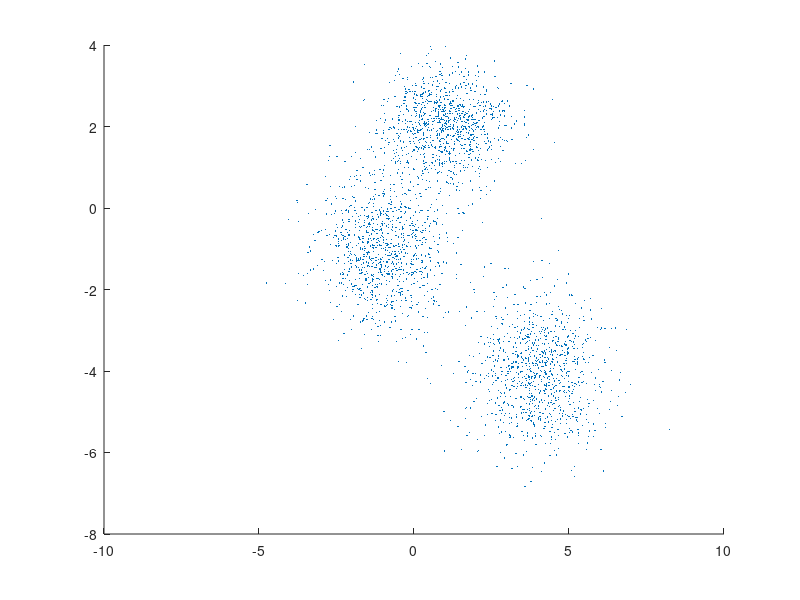

The MATLAB script that drew this image: (Note: this script raises an error after producing the figure.)
% 程序使用em算法,建立二维混合高斯模型
% 程序中Psi对应二维高斯函数，其中的(x-μ)与其转置的顺序与上述提到的高斯函数不同，这样是为了保证矩阵可乘性，不影响结果.
% Gamma为隐变量值矩阵，Gamma(i,j)代表第i个样本属于第j个模型的概率。
% Mu为期望，Sigma为协方差矩阵
% LM???
% Pi为各模型的权值系数
% 产生2个二维正态数据
MU1 = [1 2];
SIGMA1 = [1 0; 0 0.5];
MU2 = [-1 -1];
SIGMA2 = [1 0; 0 1];
MU3 = [4 -4];
SIGMA3 = [1 0; 0 1];
% 生成1000行2列(默认)均值为mu标准差为sigma的正态分布随机数
X = [mvnrnd(MU1, SIGMA1, 1000);mvnrnd(MU2, SIGMA2, 1000);mvnrnd(MU3, SIGMA3, 1000)];
% 显示样本点
figure(1);
scatter(X(:,1),X(:,2),10,'.');
% ====================
K=3;
[N,D]=size(X);
Gamma=zeros(N,K);
Psi=zeros(N,K);
Mu=zeros(K,D);
% LM=zeros(K,D);
Sigma =zeros(D, D, K);
Pi=zeros(1,K);
% 选择随机的K个样本点作为期望迭代初值
for k=1:K
    if k==1
        range_start =1;
    else
        range_start =(k-1)*int32(N/k);
    end
    range_end = (k)*int32(N/K);
    Mu(k,:)=X(randi([range_start range_end],1,1),:);
end
% 所有数据的协方差作为协方差初值
for k=1:K
    Pi(k)=1/K;
    Sigma(:, :, k)=cov(X);
end
LMu=Mu;
LSigma=Sigma;
LPi=Pi;

while true
    % Estimation Step
    for k = 1:K
        Y = X - repmat(Mu(k,:),N,1);
        Psi(:,k) = (2*pi)^(-D/2)*det(Sigma(:,:,k))^(-1/2)*diag(exp(-1/2*Y/(Sigma(:,:,k))*(Y')));      %Psi第一列代表第一个高斯分布对所有数据的取值
    end
    Gamma_SUM=zeros(D,D);
    for j = 1:N
        for k=1:K
            Gamma(j,k) = Pi(1,k)*Psi(j,k)/sum(Psi(j,:)*Pi');                                               %Psi的第一行分别代表两个高斯分布对第一个数据的取值
        end
    end
    % Maximization Step
    for k = 1:K
        % update Mu
        Mu_SUM= zeros(1,D);
        for j=1:N
            Mu_SUM=Mu_SUM+Gamma(j,k)*X(j,:);
        end
        Mu(k,:)= Mu_SUM/sum(Gamma(:,k));
        % update Sigma
        Sigma_SUM= zeros(D,D);
        for j = 1:N
            Sigma_SUM = Sigma_SUM+ Gamma(j,k)*(X(j,:)-Mu(k,:))'*(X(j,:)-Mu(k,:));
        end
        Sigma(:,:,k)= Sigma_SUM/sum(Gamma(:,k));
        % update Pi
        Pi_SUM=0;
        for j=1:N
            Pi_SUM=Pi_SUM+Gamma(j,k);
        end
        Pi(1,k)=Pi_SUM/N;
    end
    
    R_Mu=sum(sum(abs(LMu- Mu)));
    R_Sigma=sum(sum(abs(LSigma- Sigma)));
    R_Pi=sum(sum(abs(LPi- Pi)));
    R=R_Mu+R_Sigma+R_Pi;
    
    obj=gmdistribution(Mu,Sigma);
%     figure,h = ezmesh(@(x,y)pdf(obj,[x,y]),[-8 6], [-8 6]);
    figure(2);
    ezmesh(@(x,y)pdf(obj,[x,y]),[-8 6], [-8 6]);
    
    if ( R<1e-10)
        disp('期望');
        disp(Mu);
        disp('协方差矩阵');
        disp(Sigma);
        disp('权值系数');
        disp(Pi);
%         obj=gmdistribution(Mu,Sigma);
%         figure,h = ezmesh(@(x,y)pdf(obj,[x,y]),[-8 6], [-8 6]);
        break;
    end
    LMu=Mu;
    LSigma=Sigma;
    LPi=Pi;
    
    pause(0.1);
end
%=====================


%%%%%%%%运行结果%%%%%%%
%
% 期望
%    1.0334    2.0479
%    -0.9703   -0.9879
%
% 协方差矩阵
%
% (:,:,1) =
%
%     0.9604   -0.0177
%    -0.0177    0.4463
%
%
% (:,:,2) =
%
%     0.9976    0.0667
%     0.0667    1.0249
%
% 权值系数
%     0.4935    0.5065
%%%%%%%%%%%%%%%%%%%%%%%%%